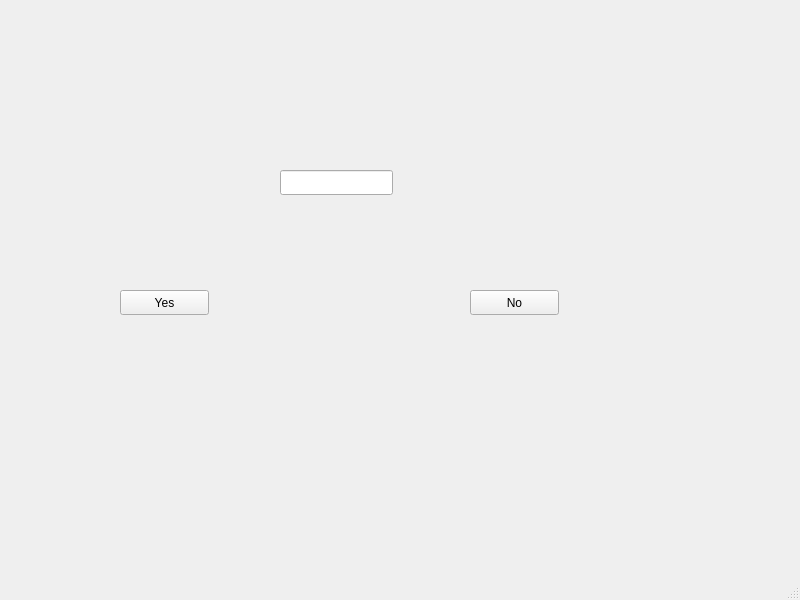
<?xml version="1.0" encoding="UTF-8"?>
<ui version="4.0">
 <class>MainWindow</class>
 <widget class="QMainWindow" name="MainWindow">
  <property name="geometry">
   <rect>
    <x>0</x>
    <y>0</y>
    <width>800</width>
    <height>600</height>
   </rect>
  </property>
  <property name="windowTitle">
   <string>MainWindow</string>
  </property>
  <widget class="QWidget" name="centralwidget">
   <widget class="QPushButton" name="pushButton_yes">
    <property name="geometry">
     <rect>
      <x>120</x>
      <y>290</y>
      <width>89</width>
      <height>25</height>
     </rect>
    </property>
    <property name="text">
     <string>Yes</string>
    </property>
   </widget>
   <widget class="QPushButton" name="pushButton_no">
    <property name="geometry">
     <rect>
      <x>470</x>
      <y>290</y>
      <width>89</width>
      <height>25</height>
     </rect>
    </property>
    <property name="text">
     <string>No</string>
    </property>
   </widget>
   <widget class="QLineEdit" name="lineEdit">
    <property name="geometry">
     <rect>
      <x>280</x>
      <y>170</y>
      <width>113</width>
      <height>25</height>
     </rect>
    </property>
   </widget>
  </widget>
  <widget class="QMenuBar" name="menubar">
   <property name="geometry">
    <rect>
     <x>0</x>
     <y>0</y>
     <width>800</width>
     <height>22</height>
    </rect>
   </property>
  </widget>
  <widget class="QStatusBar" name="statusbar"/>
 </widget>
 <resources/>
 <connections/>
</ui>
